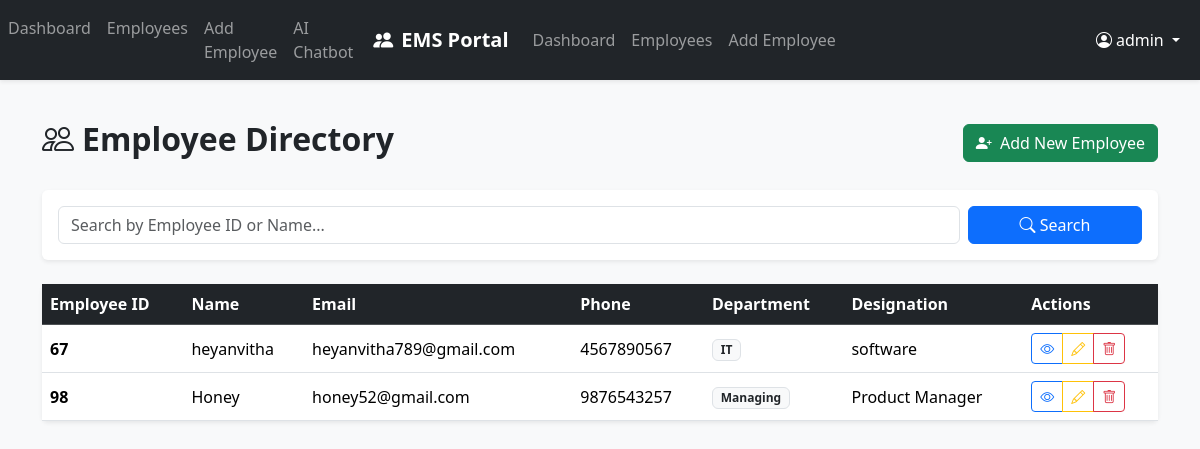
Page /employees/ (signed in) on the committed database.
### employees/models.py (models this page shows, shortened)
class Employee(models.Model):
    emp_id = models.CharField(max_length= 20, unique = True, verbose_name = "Employee ID")
    name = models.CharField(max_length = 100, verbose_name ="Employee Name")
    email = models.EmailField(unique= True, verbose_name = "Email Address")
    phone = models.CharField(max_length = 15, verbose_name = "Phone Number")
    department = models.CharField(max_length = 100, verbose_name = "Department")
    designation = models.CharField(max_length=100, verbose_name="Designation")
    salary = models.DecimalField(max_digits=10, decimal_places=2, verbose_name="Salary")
    joining_date = models.DateField(verbose_name="Joining Date")

### employees/views.py (the view)
# urls.py: path('employees/', views.employee_list, name='employee_list'),
@login_required(login_url='login')
def employee_list(request):
    query = request.GET.get('q', '').strip()
    if query:
        employees = Employee.objects.filter(
            Q(name__icontains=query) | Q(emp_id__icontains=query)
        )
    else:
        employees = Employee.objects.all()
    return render(request, 'employees/employee_list.html', {'employees': employees, 'query': query})

### employees/templates/employees/employee_list.html (shortened to what this page needs)
{% extends 'employees/base.html' %}
{% block content %}
<div class="d-flex justify-content-between align-items-center mb-4 flex-wrap gap-2">
    <h2 class="fw-bold"><i class="bi bi-people me-2"></i>Employee Directory</h2>
    <a href="{% url 'employee_create' %}" class="btn btn-success">
        <i class="bi bi-person-plus-fill me-1"></i> Add New Employee
    </a>
</div>
<div class="card shadow-sm border-0 mb-4">
    <div class="card-body">
        <form method="GET" action="{% url 'employee_list' %}" class="row g-2">
            <div class="col-md-10">
                <input type="text" name="q" value="{{ query }}" class="form-control" placeholder="Search by Employee ID or Name...">
            </div>
            <div class="col-md-2 d-flex gap-2">
                <button type="submit" class="btn btn-primary w-100"><i class="bi bi-search"></i> Search</button>
            </div>
        </form>
    </div>
</div>
<div class="card shadow-sm border-0">
    <div class="card-body p-0">
        <div class="table-responsive">
            <table class="table table-hover align-middle mb-0">
                <thead class="table-dark">
                    <tr>
                        <th>Employee ID</th>
                        <th>Name</th>
                        <th>Email</th>
                        <th>Phone</th>
                        <th>Department</th>
                        <th>Designation</th>
                        <th>Actions</th>
                    </tr>
                </thead>
                <tbody>
                    {% for emp in employees %}
                    <tr>
                        <td class="fw-bold">{{ emp.emp_id }}</td>
                        <td>{{ emp.name }}</td>
                        <td>{{ emp.email }}</td>
                        <td>{{ emp.phone }}</td>
                        <td><span class="badge bg-light text-dark border">{{ emp.department }}</span></td>
                        <td>{{ emp.designation }}</td>
                        <td>
                            <div class="btn-group btn-group-sm">
                                <a href="{% url 'employee_detail' emp.pk %}" class="btn btn-outline-primary" title="View"><i class="bi bi-eye"></i></a>
                                <a href="{% url 'employee_update' emp.pk %}" class="btn btn-outline-warning" title="Edit"><i class="bi bi-pencil"></i></a>
                                <a href="{% url 'employee_delete' emp.pk %}" class="btn btn-outline-danger" title="Delete"><i class="bi bi-trash"></i></a>
                            </div>
                        </td>
                    </tr>
                    {% empty %}
                    <tr>
                        <td colspan="7" class="text-center py-4 text-muted">No matching employee records found.</td>
                    </tr>
                    {% endfor %}
                </tbody>
            </table>
        </div>
    </div>
</div>
{% endblock %}

### employees/templates/employees/base.html (shortened to what this page needs)
<!DOCTYPE html>
<html lang="en">
<head>
    <link href="https://cdn.jsdelivr.net/npm/bootstrap@5.3.3/dist/css/bootstrap.min.css" rel="stylesheet">
    <link href="https://cdn.jsdelivr.net/npm/bootstrap-icons@1.11.3/font/bootstrap-icons.min.css" rel="stylesheet">
</head>
<body class="bg-light">
    <nav class="navbar navbar-expand-lg navbar-dark bg-dark shadow-sm">
        <div class="collapse navbar-collapse" id="navbarNav">
            <ul class="navbar-nav me-auto">
                <li class="nav-item">
                    <a class="nav-link" href="{% url 'dashboard' %}">Dashboard</a>
                </li>
                <li class="nav-item">
                    <a class="nav-link" href="{% url 'employee_list' %}">Employees</a>
                    </li>
                    <li class="nav-item">
                        <a class="nav-link" href="{% url 'employee_create' %}">Add Employee</a>
                        </li>
                        <li class="nav-item">
                            <a class="nav-link" href="{% url 'agent_chatbot' %}">AI Chatbot</a>
                            </li>
                        </ul>
</div>
        <div class="container">
            <a class="navbar-brand fw-bold" href="{% url 'dashboard' %}">
                <i class="bi bi-people-fill me-2"></i>EMS Portal
            </a>
            <div class="collapse navbar-collapse" id="navMenu">
                {% if user.is_authenticated %}
                <ul class="navbar-nav me-auto">
                    <li class="nav-item">
                        <a class="nav-link" href="{% url 'dashboard' %}">Dashboard</a>
                    </li>
                    <li class="nav-item">
                        <a class="nav-link" href="{% url 'employee_list' %}">Employees</a>
                    </li>
                    <li class="nav-item">
                        <a class="nav-link" href="{% url 'employee_create' %}">Add Employee</a>
                    </li>
                </ul>
                <ul class="navbar-nav ms-auto">
                    <li class="nav-item dropdown">
                        <a class="nav-link dropdown-toggle text-white" href="#" role="button" data-bs-toggle="dropdown">
                            <i class="bi bi-person-circle me-1"></i>{{ user.username }}
                        </a>
                    </li>
                </ul>
                {% endif %}
            </div>
        </div>
    </nav>
    <main class="container py-4">
        {% block content %}{% endblock %}
    </main>
</body>
</html>

### rows in the picture
Employee: emp_id "67", name "heyanvitha", email "heyanvitha789@gmail.com", phone "4567890567", department "IT", designation "software"
Employee: emp_id "98", name "Honey", email "honey52@gmail.com", phone "9876543257", department "Managing", designation "Product Manager"

### other values in the picture
{{ user.username }} "admin"
